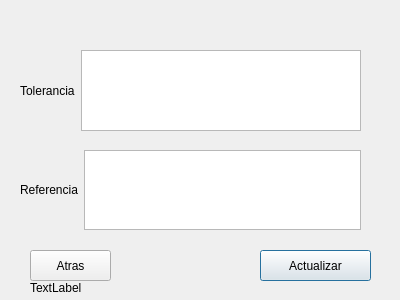
<?xml version="1.0" encoding="UTF-8"?>
<ui version="4.0">
 <class>RegistroDeDatos</class>
 <widget class="QDialog" name="RegistroDeDatos">
  <property name="geometry">
   <rect>
    <x>0</x>
    <y>0</y>
    <width>400</width>
    <height>300</height>
   </rect>
  </property>
  <property name="windowTitle">
   <string>Dialog</string>
  </property>
  <widget class="QPushButton" name="pushButton">
   <property name="geometry">
    <rect>
     <x>260</x>
     <y>250</y>
     <width>111</width>
     <height>31</height>
    </rect>
   </property>
   <property name="text">
    <string>Actualizar</string>
   </property>
  </widget>
  <widget class="QPushButton" name="Atras">
   <property name="geometry">
    <rect>
     <x>30</x>
     <y>250</y>
     <width>81</width>
     <height>31</height>
    </rect>
   </property>
   <property name="text">
    <string>Atras</string>
   </property>
  </widget>
  <widget class="QLabel" name="Refere">
   <property name="geometry">
    <rect>
     <x>30</x>
     <y>280</y>
     <width>65</width>
     <height>15</height>
    </rect>
   </property>
   <property name="text">
    <string>TextLabel</string>
   </property>
  </widget>
  <widget class="QWidget" name="horizontalLayoutWidget">
   <property name="geometry">
    <rect>
     <x>20</x>
     <y>50</y>
     <width>341</width>
     <height>81</height>
    </rect>
   </property>
   <layout class="QHBoxLayout" name="horizontalLayout">
    <item>
     <layout class="QVBoxLayout" name="verticalLayout_2">
      <item>
       <widget class="QLabel" name="label">
        <property name="text">
         <string>Tolerancia</string>
        </property>
       </widget>
      </item>
     </layout>
    </item>
    <item>
     <widget class="QListWidget" name="Referencia_tolerancia"/>
    </item>
   </layout>
  </widget>
  <widget class="QWidget" name="horizontalLayoutWidget_2">
   <property name="geometry">
    <rect>
     <x>20</x>
     <y>150</y>
     <width>341</width>
     <height>80</height>
    </rect>
   </property>
   <layout class="QHBoxLayout" name="horizontalLayout_2">
    <item>
     <widget class="QLabel" name="label_2">
      <property name="text">
       <string>Referencia</string>
      </property>
     </widget>
    </item>
    <item>
     <widget class="QListWidget" name="Reference"/>
    </item>
   </layout>
  </widget>
 </widget>
 <resources/>
 <connections/>
</ui>
